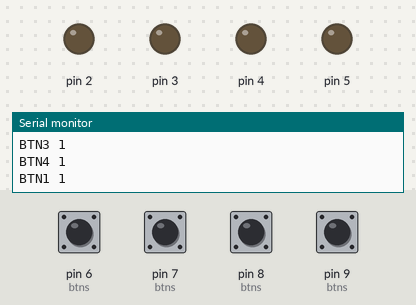
The sketch below on a simulated Arduino Uno, built with avr-gcc and run on an emulated ATmega328P. Shown: output pins drawn as LEDs (lit = HIGH), the last lines printed to the serial monitor. Dashed ring = blinking. The test bench sets the inputs (shaded band); at power-on: pin 6 (btns), pin 7 (btns), pin 8 (btns), pin 9 (btns) HIGH.

Above: at 1.25 s.
1.3 s: pin 6 (btns) pulled LOW for 0.15 s
At 1.45 s:
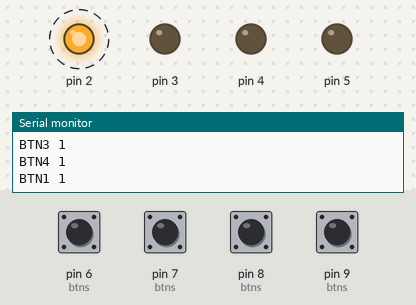
4.4 s: pin 8 (btns) pulled LOW for 1 s
At 5.08 s:
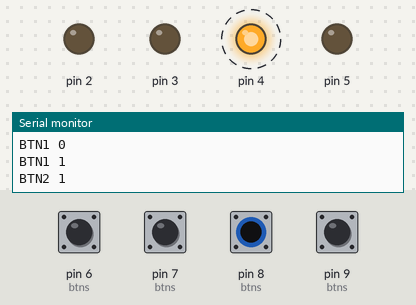
7.4 s: pin 7 (btns) pulled LOW for 1 s
At 7.6 s:
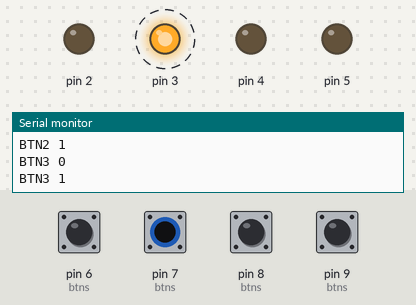
10.7 s: pin 6 (btns) pulled LOW for 1 s
At 13.2 s:
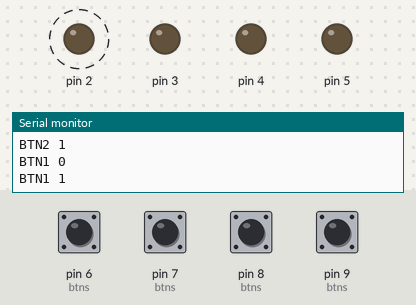
Timing chart, 0 to 14.7 s (numbered marks = the images above; inputs shaded):
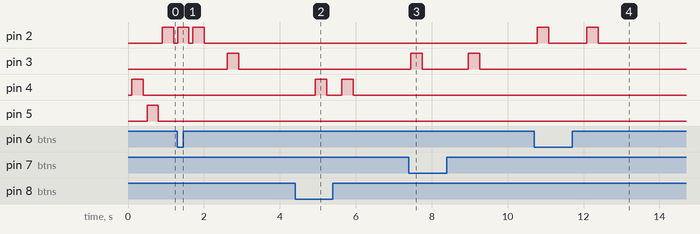

The sketch:

Genius.ino
```cpp
//Leds
#define N_LED 4
#define LED1 2
#define LED2 3
#define LED3 4
#define LED4 5
int leds[] = {LED1, LED2, LED3, LED4};

//Botoes
#define N_BTN 4
#define BTN1 6
#define BTN2 7
#define BTN3 8
#define BTN4 9
int btns[] = {BTN1, BTN2, BTN3, BTN4};
int estadoBTN[] = {0,0,0,0};
String btn_nomes[] = {"BTN1", "BTN2", "BTN3","BTN4"};

void setup(){

  Serial.begin(9600);
  definePortas(leds, btns);

for(int i = 0; i < 4; i++){
  Serial.println(leds[i]);
}
}

void loop(){
  alteraEstadoBTN();
}
```

Debug.ino
```cpp
void definePortas(int* leds, int* btns){
  for(int i = 0; i < 4; i++){
int porta = leds[i];
    pinMode(porta, 1);
  }

  for(int i = 0; i < N_LED; i++){
int porta = btns[i];
    pinMode(porta, INPUT_PULLUP);
  }
}

void alteraEstadoBTN(){
  static unsigned long tempobtn = 0;
  for(short i = 0; i < N_LED; i++){
    if((millis() - tempobtn) > 100){
      if(digitalRead(btns[i]) != estadoBTN[i]){
        estadoBTN[i] = digitalRead(btns[i]);
        piscaLed(leds[i], 500);
        Serial.print(btn_nomes[i] + " ");
        Serial.println(estadoBTN[i]);
      }
      tempobtn = millis();
    }
  }
}

void piscaLed(short led, short tempo){
  digitalWrite(led, 1);
  delay(300);
  digitalWrite(led, 0);
}

void feedLed(){


}
```

Measured:
- after the input at 1.3 s, pin 2: alternates HIGH for 0.30 s and LOW for 0.10 s, 4 changes in all, then stays LOW, starting at once
- after the input at 4.4 s, pin 4: alternates HIGH for 0.30 s and LOW for 0.40 s, 4 changes in all, then stays LOW, starting after 0.53 s
- after the input at 7.4 s, pin 3: alternates HIGH for 0.30 s and LOW for 1.2 s, starting after 0.05 s
- after the input at 10.7 s, pin 2: alternates HIGH for 0.30 s and LOW for 1.0 s, 4 changes in all, then stays LOW, starting after 0.08 s
